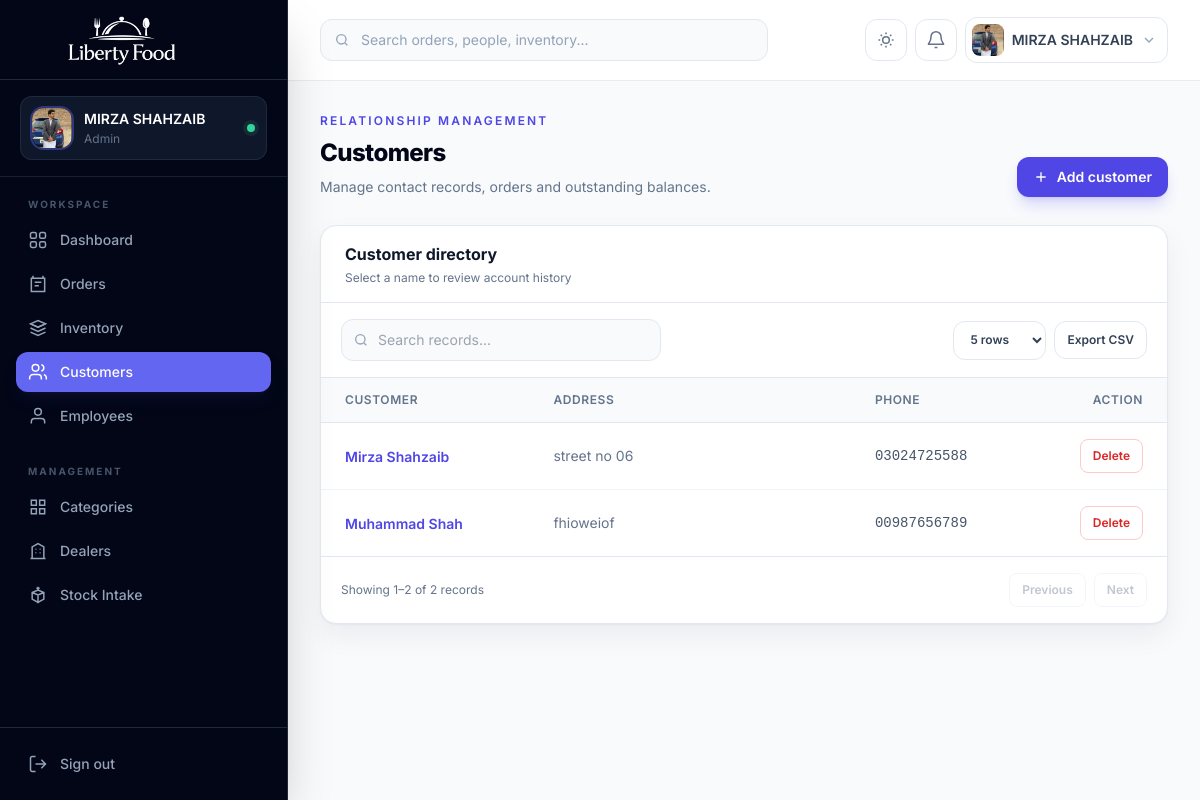
/people/customer/customers/ (signed in), run on an earlier commit of the app's database.
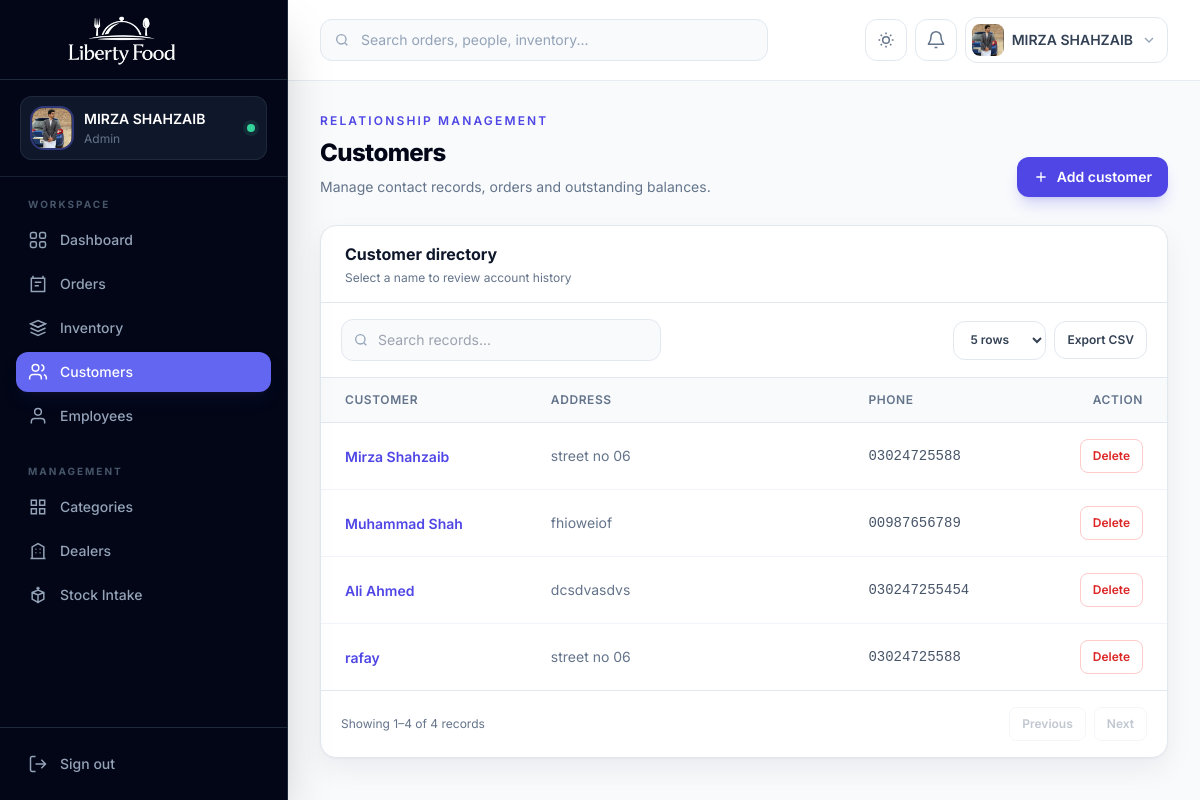
And on a later commit of the database.
### people_app/models.py (models this page shows, shortened)
class Customer(models.Model):
    user = models.OneToOneField(settings.AUTH_USER_MODEL, on_delete=models.CASCADE, null=True, blank=True, unique=True)
    name = models.CharField(max_length=100)
    email = models.EmailField(unique=True)
    address = models.TextField()
    phone = models.CharField(max_length=20, null=True, blank=True)

### people_app/views.py (the view)
# urls.py: path('customers/', views.customer_list, name='customer_list'),
@admin_required
def customer_list(request):
    customers = Customer.objects.all()
    return render(request, "customer_list.html", {"customers": customers})

### accounts/decoraters.py (called while the page is built)
def is_admin(user):
    return user.is_authenticated and (user.is_superuser or user.role == "admin")

def role_required(*roles):
    def decorator(view_func):
        @login_required
        @wraps(view_func)
        def wrapper(request, *args, **kwargs):
            if is_admin(request.user) or request.user.role in roles:
                return view_func(request, *args, **kwargs)
            raise PermissionDenied("You do not have permission to access this page.")
        return wrapper
    return decorator

### templates/customer_list.html (shortened to what this page needs)
{% extends "base.html" %}
{% block content %}
<section class="mb-7 flex flex-col gap-4 sm:flex-row sm:items-end sm:justify-between"><div><p class="text-xs font-semibold uppercase tracking-[.18em] text-indigo-600 dark:text-indigo-400">Relationship management</p><h1 class="mt-2 text-2xl font-extrabold tracking-tight text-slate-950 dark:text-white">Customers</h1><p class="mt-2 text-sm text-slate-500">Manage contact records, orders and outstanding balances.</p></div><a href="{% url 'customer_add' %}" class="inline-flex items-center justify-center gap-2 rounded-xl bg-indigo-600 px-4 py-2.5 text-sm font-semibold text-white shadow-lg shadow-indigo-600/20 hover:bg-indigo-700"><svg class="h-4 w-4" viewBox="0 0 24 24" fill="none" stroke="currentColor" stroke-width="2"><path d="M12 5v14M5 12h14"/></svg> Add customer</a></section>
<section class="overflow-hidden rounded-2xl border border-slate-200 bg-white shadow-soft dark:border-slate-800 dark:bg-slate-900"><div class="border-b border-slate-200 px-6 py-4 dark:border-slate-800"><h2 class="font-bold text-slate-900 dark:text-white">Customer directory</h2><p class="mt-1 text-xs text-slate-500">Select a name to review account history</p></div><div class="overflow-x-auto"><table class="min-w-full divide-y divide-slate-200 dark:divide-slate-800"><thead class="bg-slate-50 dark:bg-slate-800/50"><tr><th class="px-6 py-3.5 text-left text-xs font-semibold uppercase tracking-wider text-slate-500">Customer</th><th class="px-6 py-3.5 text-left text-xs font-semibold uppercase tracking-wider text-slate-500">Address</th><th class="px-6 py-3.5 text-left text-xs font-semibold uppercase tracking-wider text-slate-500">Phone</th><th class="px-6 py-3.5 text-right text-xs font-semibold uppercase tracking-wider text-slate-500">Action</th></tr></thead><tbody class="divide-y divide-slate-100 dark:divide-slate-800">{% for c in customers %}<tr class="hover:bg-slate-50 dark:hover:bg-slate-800/40"><td class="whitespace-nowrap px-6 py-4"><a href="{% url 'customer_record' c.id %}" class="text-sm font-semibold text-indigo-600 hover:text-indigo-700 dark:text-indigo-400">{{ c.name }}</a></td><td class="min-w-64 px-6 py-4 text-sm text-slate-500">{{ c.address|default:"—" }}</td><td class="whitespace-nowrap px-6 py-4 font-mono text-sm text-slate-600 dark:text-slate-300">{{ c.phone }}</td><td class="px-6 py-4 text-right"><form method="post" action="{% url 'customer_remove' %}" class="inline">{% csrf_token %}<input type="hidden" name="customer_id" value="{{ c.id }}"><button type="submit" onclick="return confirm('Are you sure you want to delete this customer?');" class="rounded-lg border border-red-200 px-3 py-2 text-xs font-semibold text-red-600 hover:bg-red-50 dark:border-red-900 dark:text-red-400">Delete</button></form></td></tr>{% empty %}<tr><td colspan="4" class="px-6 py-16 text-center text-sm text-slate-500">No customers found.</td></tr>{% endfor %}</tbody></table></div></section>
{% endblock %}

What changed in the data, as far as the page shows it:
added Customer: name "Ali Ahmed", address "dcsdvasdvs", phone "030247255454"
added Customer: name "rafay", address "street no 06", phone "03024725588"
Also different on the page:
text written by a page script: "Export CSV Showing 1–2 of 2 records Previous Next" → "Export CSV Showing 1–4 of 4 records Previous Next"
